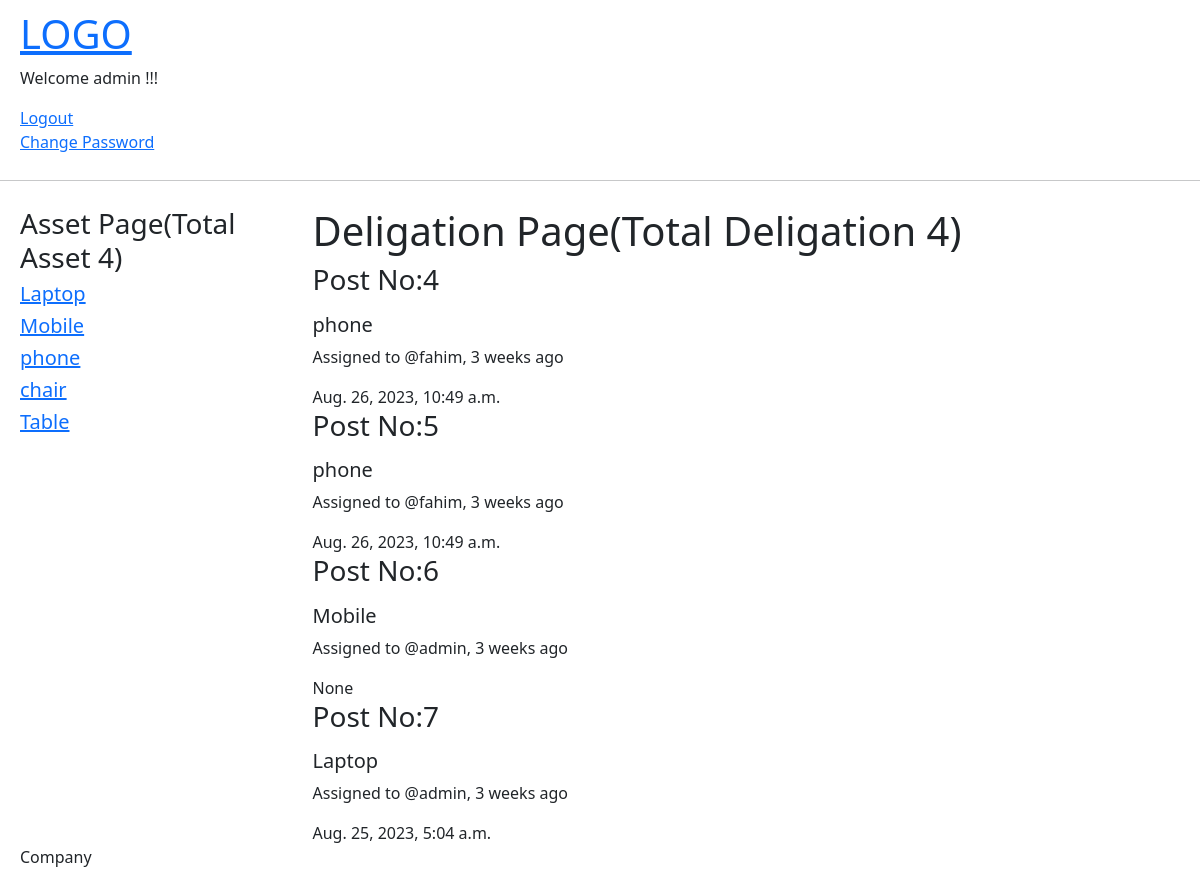
The app's page / (signed in) with its own data.
### asset_app/models.py (models this page shows, shortened)
class Asset(models.Model):
    name = models.CharField(max_length=100, null=True, blank=True)
    company = models.ForeignKey(Company, on_delete=models.SET_NULL, null=True, blank=True)
    created_by = models.ForeignKey(settings.AUTH_USER_MODEL, related_name='created_asset', on_delete=models.SET_NULL, null=True, editable=False)
    created_at = models.DateTimeField(auto_now_add=True)
    updated_by = models.ForeignKey(settings.AUTH_USER_MODEL, editable=False, related_name='updated_asset', on_delete=models.SET_NULL, null=True)
    updated_at = models.DateTimeField(auto_now=True,blank=True,null=True)
    is_available = models.BooleanField(default=True)
    def __str__(self):
        return self.name

class Delegation(models.Model):
    asset = models.ForeignKey(Asset, on_delete=models.CASCADE)
    assigned_to = models.ForeignKey(CompanyEmployee, on_delete=models.CASCADE)
    checkout_condition = models.TextField(blank=True)
    return_condition = models.TextField(blank=True)
    start_date = models.DateTimeField(auto_now_add=True,blank=True)
    return_date = models.DateTimeField(null=True, blank=True)
    created_by = models.ForeignKey(settings.AUTH_USER_MODEL, editable=False, related_name='created_by_delegation', on_delete=models.SET_NULL, null=True)
    created_at = models.DateTimeField(auto_now_add=True)
    updated_by = models.ForeignKey(settings.AUTH_USER_MODEL, editable=False, related_name='updated_by_delegation', on_delete=models.SET_NULL, null=True)
    updated_at = models.DateTimeField(auto_now=True,blank=True,null=True)

class CompanyEmployee(models.Model):
    company = models.ForeignKey(Company, on_delete=models.CASCADE)
    user = models.OneToOneField(User, on_delete=models.CASCADE)
    first_name = models.CharField(max_length=50,blank=True,null=True)
    last_name = models.CharField(max_length=50,blank=True,null=True)
    date_of_birth = models.DateField(blank=True,null=True)
    date_joined = models.DateField(blank=True,null=True)
    created_by = models.ForeignKey(settings.AUTH_USER_MODEL, related_name='created_employees', on_delete=models.SET_NULL, null=True, editable=False)
    created_at = models.DateTimeField(auto_now_add=True,editable=False)
    updated_by = models.ForeignKey(settings.AUTH_USER_MODEL, related_name='updated_employees', on_delete=models.SET_NULL, null=True, editable=False)
    updated_at = models.DateTimeField(auto_now=True,blank=True,null=True)
    def __str__(self):
        return self.user.username

### asset_app/views.py (the view)
# urls.py: path('', views.home, name="home"),
def home(request):
    deligations = Delegation.objects.all()
    assets = Asset.objects.all()
    total_deligations = deligations.count()
    context = {
        'deligations': deligations,
        'total_deligations':total_deligations,
        'assets':assets,
    }
    return render(request, 'asset_app/home.html', context)

### asset_app/templates/asset_app/home.html (shortened to what this page needs)
{% extends 'main.html' %}
{% block content %}
{% include 'navbar.html' %}
<div class="home-container">
    <div>
        <h3>Asset Page(Total Asset {{ total_deligations }})</h3>
         {% for asset in assets %}
            <div>
              <a href=""><h5>{{ asset.name }}</h5></a>
            </div>
         {% endfor %}
    </div>
    <div>
        <h1>Deligation Page(Total Deligation {{ total_deligations }})</h1>
         {% for deligation in deligations %}
            <div>
                <h3>Post No:{{ deligation.id }}</h3>
              <p><h5>{{ deligation.asset }}</h5> Assigned to @{{ deligation.assigned_to }},
                  {{ deligation.created_at | timesince }} ago</p>
                  {{ deligation.return_date}}
            </div>
         {% endfor %}
        </div>
    <div> Company</div>
</div>
{% endblock %}

### templates/navbar.html (shortened to what this page needs)
<div class="navbar-container">
    <div>
        <a href="/"> <h1>LOGO</h1> </a>
        {% if user.is_authenticated %}
        <p>Welcome {{ user.username }} !!!</p>
         {% endif %}
    </div>
    {% if request.user.is_authenticated %}
    <a href="{% url 'logout' %}">Logout</a>
    <br>
    <a href="{% url 'password_change' %}">Change Password</a>
    {% else %}
    <a href="{% url 'login' %}">Login</a>
    {% endif %}
</div>
<hr>

### templates/navbar.html (style rules this page uses)
.navbar-container { margin-left: 10px; padding: 10px; }

### asset_app/templates/asset_app/home.html (style rules this page uses)
.home-container { display: grid; grid-template-columns: 1fr 3fr; margin-left: 10px; padding: 10px; }

### records on screen
Asset: name "Laptop"
Asset: name "Mobile"
Asset: name "phone"
Asset: name "chair"
Asset: name "Table"
Delegation: id "4", asset "phone", assigned_to "fahim", created_at "3 weeks", return_date "Aug. 26, 2023, 10:49 a.m."
Delegation: id "5", asset "phone", assigned_to "fahim", created_at "3 weeks", return_date "Aug. 26, 2023, 10:49 a.m."
Delegation: id "6", asset "Mobile", assigned_to "admin", created_at "3 weeks", return_date "None"
Delegation: id "7", asset "Laptop", assigned_to "admin", created_at "3 weeks", return_date "Aug. 25, 2023, 5:04 a.m."

### other values on screen
{{ user.username }} "admin"
{{ total_deligations }} "4"
